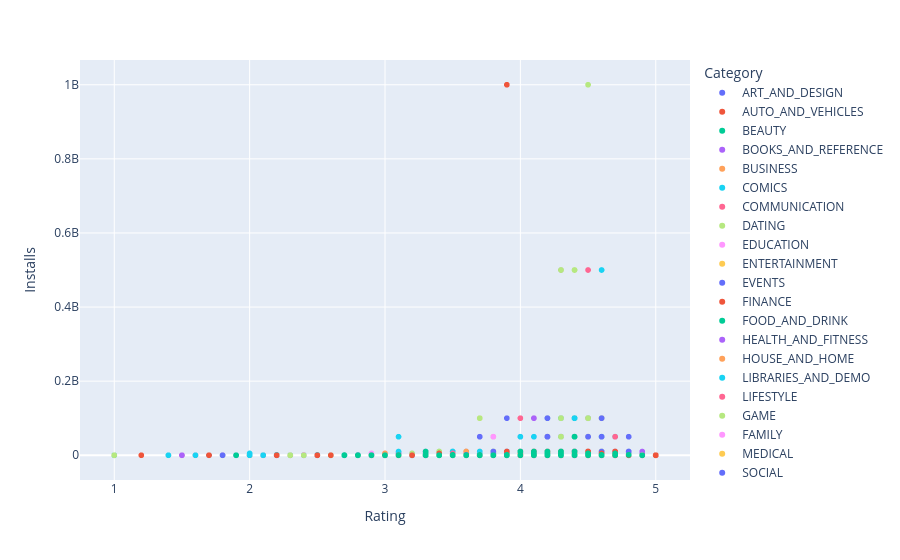

Write notebook code for a chart like this one.
### Code cell
fig = px.scatter(

apps,

x='Rating',

y='Installs',

color='Category',

hover_data=['App']

)

fig.show()
